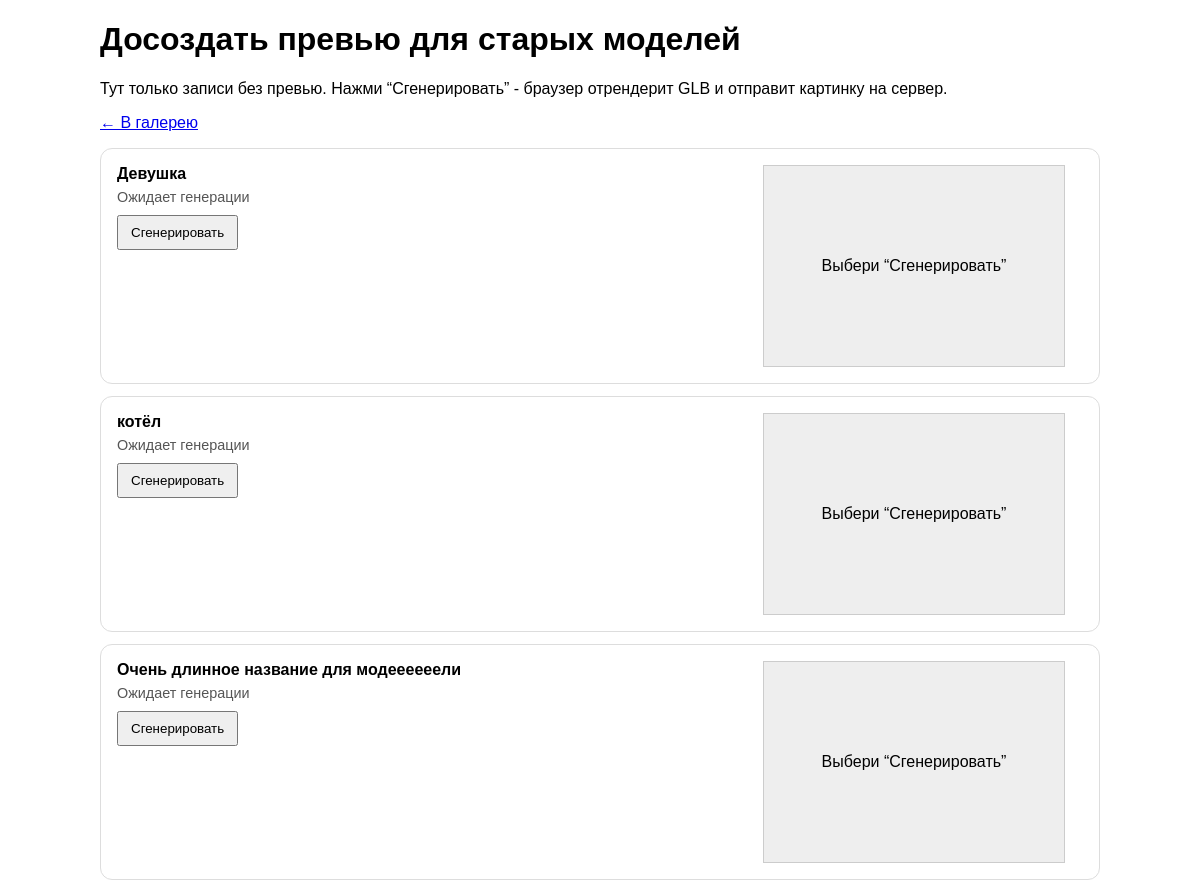
Page /regen-previews/ (signed in, upper part) on the earlier database version.
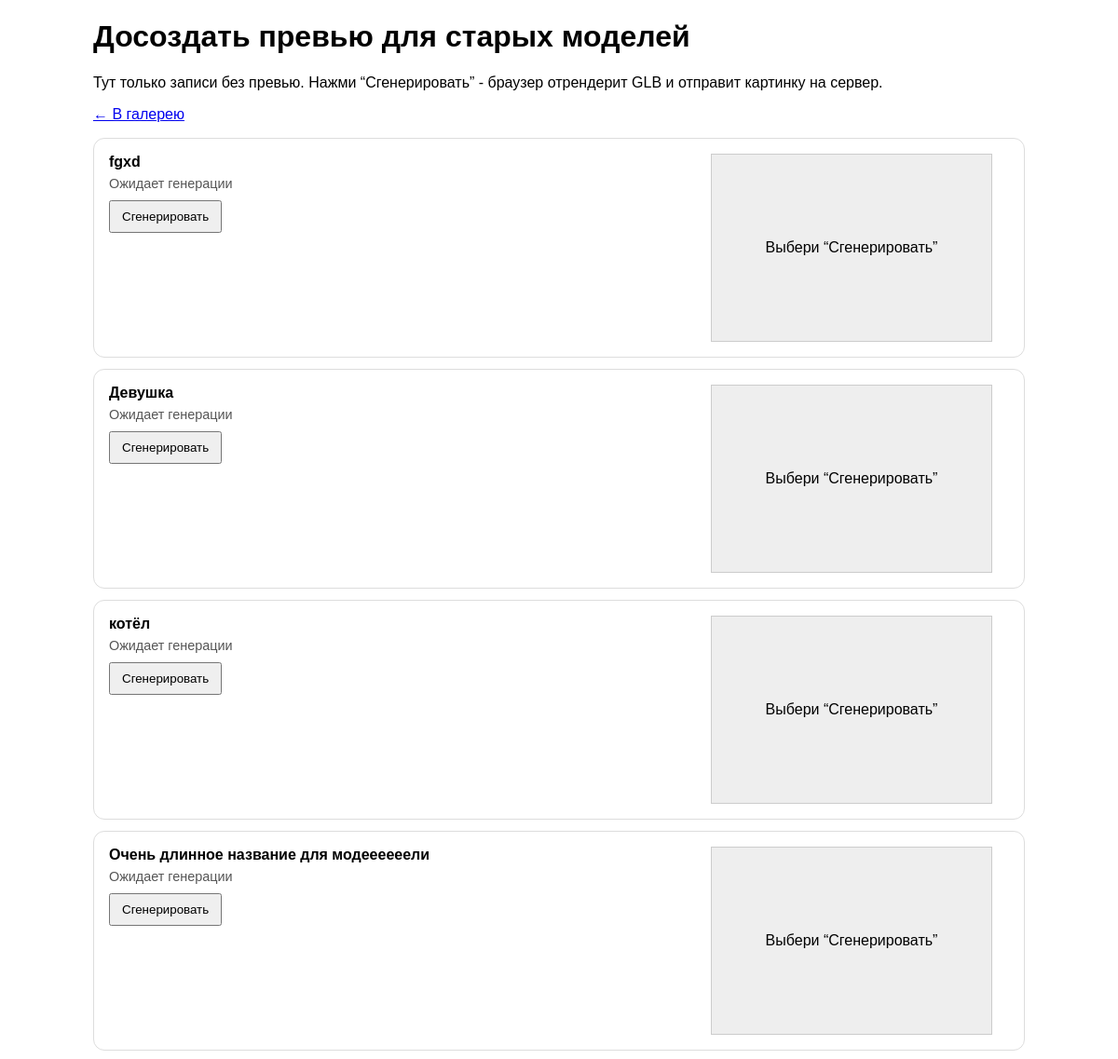
Same page on the later database version.
### gallery/models.py (models this page shows, shortened)
class Asset(models.Model):
    title = models.CharField(max_length=200, verbose_name="Название модели")
    file = models.FileField(upload_to='3d_assets/', verbose_name="3D Файл")
    image = models.ImageField(upload_to='thumbnails/', blank=True, null=True,
verbose_name="Превью")
    created_at = models.DateTimeField(auto_now_add=True, verbose_name="Дата загрузки")

### gallery/views.py (the view)
# urls.py: path('regen-previews/', views.regen_previews, name='regen_previews'),
@staff_member_required
def regen_previews(request):
    assets = (
        Asset.objects
        .filter(file__isnull=False)
        .exclude(file='')
        .order_by('-created_at')
    )
    return render(request, 'gallery/regen_previews.html', {'assets': assets})

### gallery/templates/gallery/regen_previews.html (shortened to what this page needs)
{% load static %}
<!DOCTYPE html>
<html lang="ru">
<head>
</head>
<body>
  <h1>Досоздать превью для старых моделей</h1>
  <p>
    Тут только записи без превью. Нажми “Сгенерировать” - браузер отрендерит GLB и отправит картинку на сервер.
  </p>
  <p><a href="{% url 'home' %}">← В галерею</a></p>
  {% if assets %}
    {% for asset in assets %}
      <div class="row"
           data-asset-id="{{ asset.id }}"
           data-model-url="{{ asset.file.url }}">
        <div>
          <div><b>{{ asset.title }}</b></div>
          <div class="status" id="status-{{ asset.id }}">Ожидает генерации</div>
          <div style="margin-top: 10px;">
            <button class="btn-generate" data-id="{{ asset.id }}">Сгенерировать</button>
          </div>
        </div>
        <div class="preview" id="preview-{{ asset.id }}">
          Выбери “Сгенерировать”
        </div>
      </div>
    {% endfor %}
  {% else %}
    <p>Все превью уже есть 🎉</p>
  {% endif %}
</body>
</html>

Differences in the rows shown:
added Asset: title "fgxd"
